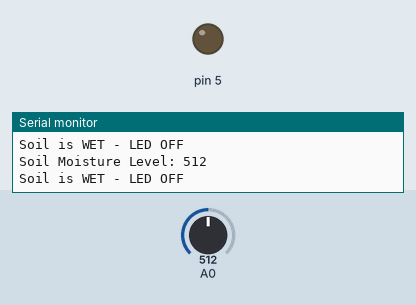
Recording of a sketch running on a simulated Arduino Uno, built with avr-gcc and run on an emulated ATmega328P. Shown: output pins drawn as LEDs (lit = HIGH), the last lines printed to the serial monitor. The inputs (shaded band) are chosen by the test bench; at power-on: A0 = 512.

Above: at 1.8 s.
1.9 s: A0 set to 1015
3.4 s: A0 set to 1023
At 4.9 s:
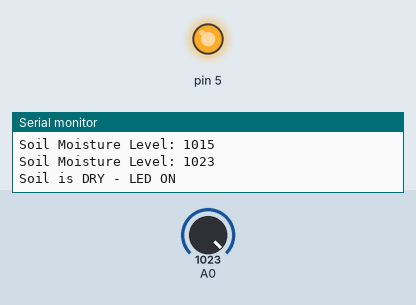
5.5 s: A0 set to 819
7.2 s: A0 set to 786
At 9.2 s:
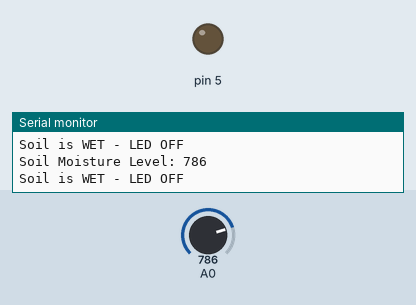
Timing chart, 0 to 10.5 s (numbered marks = the images above; inputs shaded):
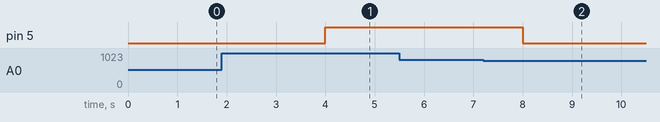

The sketch:

Lab4.ino
```cpp
int sensorValue = 0;
const int threshold1 = 1023;
const int threshold2= 800;

void setup() {
  Serial.begin(9600);
  pinMode(5, OUTPUT);
}

void loop() {
  sensorValue = analogRead(A0);
  Serial.print("Soil Moisture Level: ");
  Serial.println(sensorValue);

  if (sensorValue <= threshold2) {
    digitalWrite(5, LOW);
    Serial.println("Soil is WET - LED OFF");
  }
  if(sensorValue >= threshold1){

    digitalWrite(5, HIGH);
    Serial.println("Soil is DRY - LED ON");
  }
delay(1000);
}
```

Measured:
- the behaviour switches between 1022 and 1023 on A0 (found by bisection; images 0 and 1)
- the behaviour switches between 801 and 800 on A0 (found by bisection; images 1 and 2)
- after the input at 3.4 s, pin 5: LOW → HIGH after 0.60 s
- after the input at 7.2 s, pin 5: HIGH → LOW after 0.81 s
